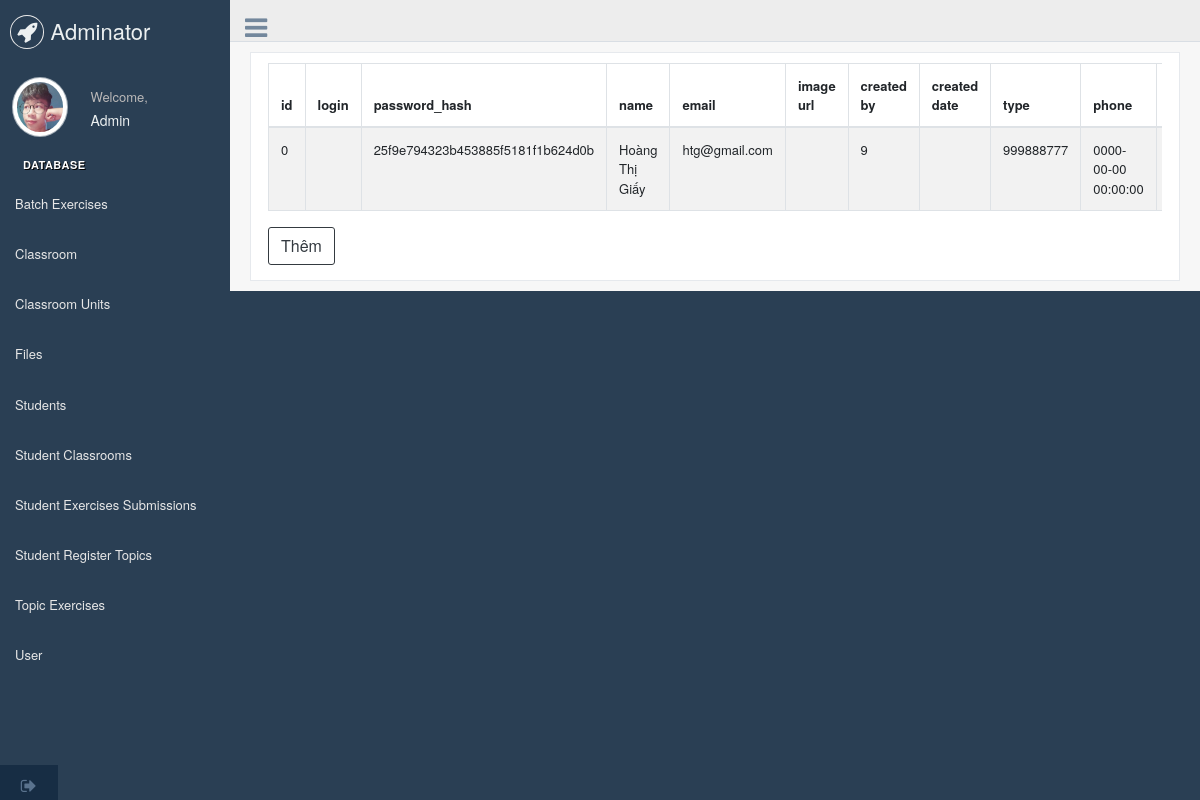
The app's page /manageDatabase.php?page=user_ (signed in) with its own data.
### tables this page shows
CREATE TABLE `user_` (
  `id` bigint(20) NOT NULL AUTO_INCREMENT,
  `login` varchar(20) NOT NULL,
  `email` varchar(255) DEFAULT NULL,
  `password_hash` varchar(60) NOT NULL,
  `name` varchar(255) NOT NULL,
  `image_url` varchar(255) DEFAULT NULL,
  `phone` varchar(15) DEFAULT NULL,
  `type` bit(1) DEFAULT NULL,
  `created_by` bigint(20) DEFAULT NULL,
  `created_at` timestamp NOT NULL DEFAULT CURRENT_TIMESTAMP ON UPDATE CURRENT_TIMESTAMP,
  `updated_by` bigint(20) DEFAULT NULL,
  `updated_at` timestamp NOT NULL DEFAULT '0000-00-00 00:00:00',
  `deleted_by` bigint(20) DEFAULT NULL,
  `deleted_at` timestamp NOT NULL DEFAULT '0000-00-00 00:00:00',
  PRIMARY key (id)
);

### displayDB/user_.php (the view, shortened to what this page needs)
<?php
	if(isset($_GET['edit'])){
		$sql = "select * from user_
				where id = '".$_GET['edit']."'";
		$stmt = $conn->prepare($sql);
		$stmt->execute();
		$profile=$stmt->fetch(PDO::FETCH_ASSOC);
 		include_once 'editDB/user_editDP.php';
		include_once 'editDB/user_editDB.php';
		if(isset($error))
	    {
	      	foreach($error as $err)
	      	{
	          	?>
              	<div class="container body">
                  	<div class="main_container">
                      	<div class="right_col" role="main">
                        	<div class="alert alert-danger">
                            <i class="fa fa-warning"></i> &nbsp; <?php echo $err; ?>
                        	</div>
                      	</div>
                  	</div>
              	</div>
	          	<?php
	      	}
	  	}
	}
	else{
?>
  <body class="nav-md">
    <div class="container body">
      <div class="main_container">
        <div class="right_col" role="main">
          <div class="row">
            <div class="col-md-12 col-sm-12 ">
              <div class="x_panel">
                <div class="row">
                  <div class="col-sm-12">
                    <div class="card-box table-responsive">
                    <table id="datatable" class="table table-striped table-bordered" style="width:100%">
                      <thead>
                        <tr>
                          	<th>id</th>
							<th>login</th>
							<th>password_hash</th>
							<th>name</th>
							<th>email</th>
							<th>image url</th>
							<th>created by</th>
							<th>created date</th>
							<th>type</th>
							<th>phone</th>
							<th>deleted at</th>
                        </tr>
                      </thead>
                      <tbody>
<?php
	$sql = "select * from user_";
	$stmt = $conn->prepare($sql);
	$stmt->execute();
	while($row=$stmt->fetch(PDO::FETCH_ASSOC)){
		echo '<tr><td>'.$row['id'].'</td>';
		echo '<td>'.$row['login'].'</td>';
		echo '<td>'.$row['password_hash'].'</td>';
		echo '<td>'.$row['name'].'</td>';
		echo '<td>'.$row['email'].'</td>';
		echo '<td>'.$row['image_url'].'</td>';
		echo '<td>'.$row['created_by'].'</td>';
		echo '<td>'.$row['type'].'</td>';
		echo '<td>'.$row['phone'].'</td>';
		echo '<td>'.$row['deleted_at'].'</td>';
		echo '<td>'.$row['deleted_by'].'</td>';
?>
		</tr>
<?php
	}
?>
                      </tbody>
					</table>
					<a href="manageDatabase.php?page=user_&&insert" class="btn btn-outline-dark" >Thêm</a>
                    </div>
                  </div>
                </div>
              </div>
            </div>
          </div>
        </div>
      </div>
  </body>
</html>
<?php
	}
?>

### records on screen
user_: id "0", password_hash "25f9e794323b453885f5181f1b624d0b", name "Hoàng Thị Giấy", email "htg@gmail.com", created_by "9", phone "999888777", deleted_at "0000-00-00 00:00:00"
